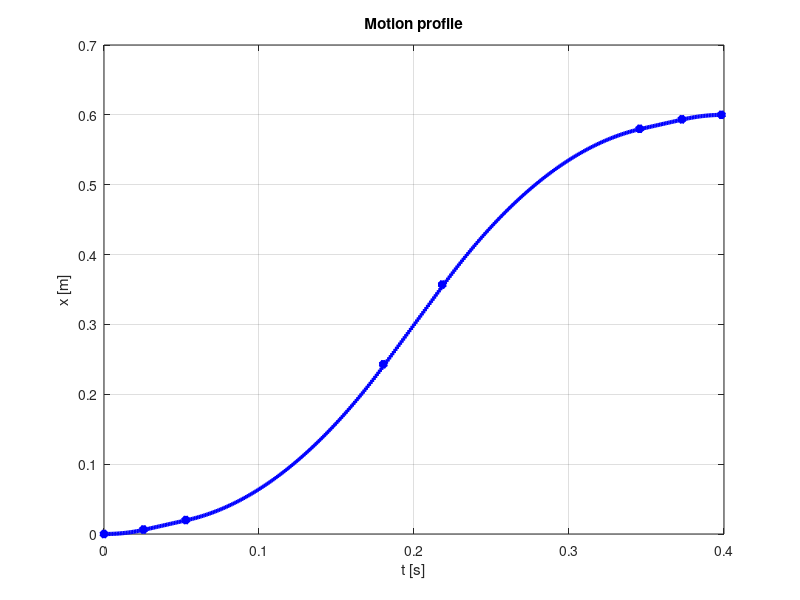
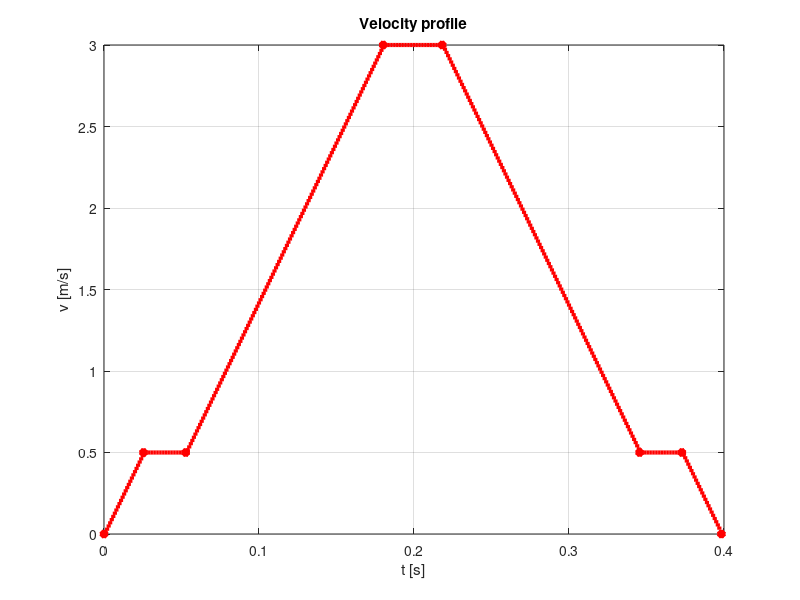
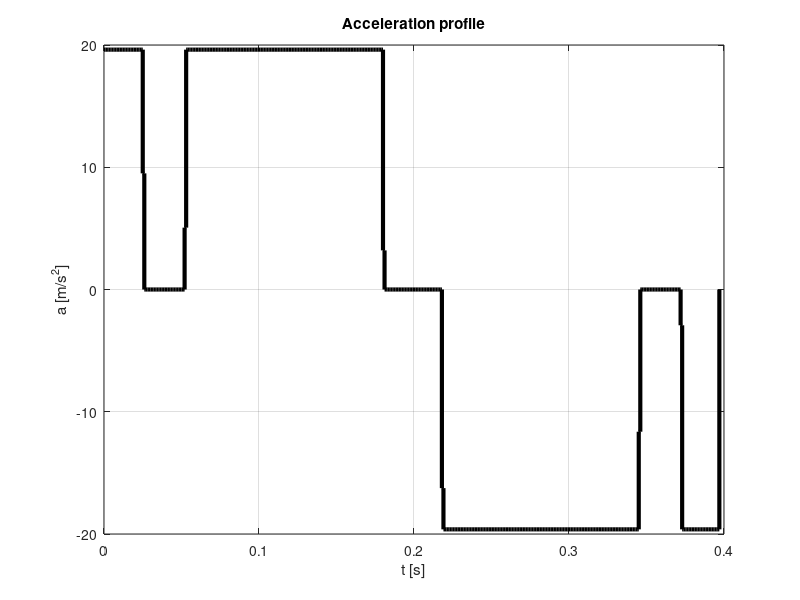

The MATLAB script that drew these images, in order:
%
%   analyze_002.m
%
%   Martin Krucinski

g       = 9.81;     % [m/s^2]       Gravity acceleration
cm      = 0.01;     % [m]           1 centimeter
mm      = 0.001;    % [m]           1 millimeter
Ts      = 1e-3;     % [s]           motion profile sample time

a_max   = 2.0*g;      % [m/s^2]       Max acceleration
v_max   = 3;        % [m/s]         Max velocity
v_coll  = 0.5;      % [m/s]         Max allowed collision velocity

% delta_1 = 0;        % [m]           Max uncertainty at location 1
% delta_2 = 0;        % [m]           Max uncertainty at location 2


delta_1 = 2*cm;     % [m]           Max uncertainty at location 1
delta_2 = 2*cm;     % [m]           Max uncertainty at location 2

x1      = 0;        % [m]       Item 1 location
x2      = 600*mm;   % [m]       Item 2 location
dx      = x2 - x1;  % [m]       Move distance

%**************************************************************************
%   Calculate table of move distances at various v_coll
%**************************************************************************

v_all       = [ 0.01 0.02 0.05 0.10 0.20 0.50 1.00 1.50 2.00];
dt_all      = v_all / a_max;
x_all       = 1/2*v_all.*dt_all;
disp('Move distances travelled vs. different max allowed collision velocities:')
res_all     = [ v_all ; x_all ]'

%**************************************************************************
%   Calculate distance moved until v_coll reached
%**************************************************************************

dx_coll     = 1/2*v_coll^2/a_max;

%**************************************************************************
%   Calculate motion profile WITHOUT uncertainty or
%   where uncertainty doesn't matter
%**************************************************************************

if delta_1 < eps || delta_1 < dx_coll,
    
    dt1     = v_max / a_max;
    dt3     = dt1;
    
    dx1     = 1/2*v_max*dt1; %*** alternate equation 1/2*a_max*dt1^2;
    
    %   Check if max velocity will be reached (trapezoidal velocity profile)
    %   or not (triangular velocity profile)
    
    if dx1 < dx/2,
        dx3     = dx1;
        dx2     = dx - (dx1 + dx3);
        dt2     = dx2 / v_max;
        v_points        = [0 v_max v_max 0];
    else % max velocity will NOT be reached
        dt1     = sqrt(dx/a_max);
        dt2     = 0;
        dt3     = dt1;
        dx1     = dx/2;
        dx2     = 0;
        dx3     = dx/2;
        v2      = dt1*a_max;
        
        v_points    = [ 0 v2 v2 0];
    end
    
    
    t_points        = cumsum([0 dt1 dt2 dt3]);
    x_points        = cumsum([0 dx1 dx2 dx3]);
    
    
    t0              = t_points(1);
    tf              = t_points(end);
    N               = round( (tf-t0)/Ts);
    t               = (0:(N-1))*Ts;
    
    v               = zeros(1,N);
    x               = zeros(1,N);
    
    for i=1:N,
        if t(i) < t_points(2),
            v(i)    = a_max*t(i);
        elseif t(i) < t_points(3),
            v(i)    = v_points(2);
        else
            v(i)    = v_points(3) - a_max*(t(i) - t_points(3));
        end
    end
    
else
    %**************************************************************************
    %   Calculate motion profile WITH uncertainty
    %**************************************************************************
    
    %     %   First, check if v_coll will be reached WITHIN uncertainty zone around
    %     %   item 1
    %
    %     dx1     = 1/2*v_coll^2/a_max;
    %
    %     if dx1 < delta_1,  % v_coll reached WITHIN uncertainty zone
    dx1     = dx_coll;
    dt1     = v_coll/a_max;
    dx2     = delta_1 - dx1;
    dt2     = dx2 / v_coll;     % time spent at safe velocity
    
    dt3     = (v_max - v_coll)/a_max; % acceleration time to max velocity
    dx3     = 1/2*(v_max + v_coll)*dt3;
    
    %   max velocity segment (if reached)
    dx4     = dx - 2 * (dx1 + dx2  + dx3);
    dt4     = dx4 / v_max;
    
    if dt4 > 0,     % max velocity HAS been reached,
        
        %   Segments 5 - 7 "mirror" images of segments 1-3 for now
        
        dt5     = dt3;
        dt6     = dt2;
        dt7     = dt1;
        dx5     = dx3;
        dx6     = dx2;
        dx7     = dx1;
        
        v_points        = [0 v_coll v_coll v_max v_max v_coll v_coll 0];
        
        t_points        = cumsum([0 dt1 dt2 dt3 dt4 dt5 dt6 dt7]);
        x_points        = cumsum([0 dx1 dx2 dx3 dx4 dx5 dx6 dx7]);
        
        
    else    % max velocity NOT reached
        
        disp('Max velocity NOT reached with uncertainty bounds')
        
        %   There will also be a case for when you need to limit velocity in
        %   the uncertainty zone BUT you don't achieve v_max in the
        %   remainder of the move
        
        %   calculate distance covered in the triangular middle velocity
        %   ramp that does not reach v_max
        
        dx_triangle     = dx - delta_1 - delta_2;
        
        a_eq            = 1/2*a_max;
        b_eq            = v_coll;
        c_eq            = - 1/2*dx_triangle;
        
        dt3_soln1       = (-b_eq + sqrt(b_eq^2 - 4*a_eq*c_eq))/2/a_eq;
        dt3_soln12      = (-b_eq - sqrt(b_eq^2 - 4*a_eq*c_eq))/2/a_eq;
        
        dt3             = dt3_soln1;
        
        dx4             = 0;
        dt4             = 0;
        
        dx3             = dx_triangle / 2;
        dx5             = dx_triangle / 2;
        dt5             = dt3;
        dx6             = dx2;
        dt6             = dt2;
        dx7             = dx1;
        dt7             = dt1;
        
        v_peak          = v_coll + a_max*dt3;
        
        v_points        = [0 v_coll v_coll v_peak v_peak v_coll v_coll 0];
        
        t_points        = cumsum([0 dt1 dt2 dt3 dt4 dt5 dt6 dt7]);
        x_points        = cumsum([0 dx1 dx2 dx3 dx4 dx5 dx6 dx7]);
    end
    
    t0              = t_points(1);
    tf              = t_points(end);
    N               = round( (tf-t0)/Ts);
    t               = (0:(N-1))*Ts;
    
    v               = zeros(1,N);
    x               = zeros(1,N);
    %     for i=1:N,
    %         if t(i) < t_points(2),
    %             v(i)    = a_max*t(i);
    %         elseif t(i) < t_points(3),
    %             v(i)    = v_coll;
    %         elseif t(i) < t_points(4),
    %             v(i)    = v_coll + (t(i) - t_points(3)) * a_max;
    %         elseif t(i) < t_points(5),
    %             v(i)    = v_max;
    %         elseif t(i) < t_points(6),
    %             v(i)    = v_max - (t(i) - t_points(5))*a_max;
    %         elseif t(i) < t_points(7),
    %             v(i)    = v_coll;
    %         else
    %             v(i)    = v_coll - a_max*(t(i) - t_points(7));
    %         end
    %     end
    
    for i=1:N,
        if t(i) < t_points(2),
            v(i)    = a_max*t(i);
        elseif t(i) < t_points(3),
            v(i)    = v_points(2);
        elseif t(i) < t_points(4),
            v(i)    = v_points(3) + (t(i) - t_points(3)) * a_max;
        elseif t(i) < t_points(5),
            v(i)    = v_points(4);
        elseif t(i) < t_points(6),
            v(i)    = v_points(5) - (t(i) - t_points(5))*a_max;
        elseif t(i) < t_points(7),
            v(i)    = v_points(6);
        else
            v(i)    = v_points(6) - a_max*(t(i) - t_points(7));
        end
    end
    
end     %   Calculate motion profile WITH uncertainty

x           = x1 + [0 cumsum(Ts*v(1:(end-1)))];
a           = [diff(v)/Ts 0];

f1= figure;
set(f1, 'DefaultLineLineWidth',3);
plot(t_points, x_points, 'b*');
hold on
p12=stairs(t,x,'b');
set(p12,'LineWidth',3);
grid on
xlabel('t [s]');
ylabel('x [m]');
title('Motion profile')

f2= figure;
set(f2, 'DefaultLineLineWidth',3);
plot(t_points, v_points, 'r*');
hold on
p22=stairs(t,v,'r');
set(p22,'LineWidth',3);
grid on
xlabel('t [s]');
ylabel('v [m/s]');
title('Velocity profile')

f3= figure;
set(f3, 'DefaultLineLineWidth',3);
p22=stairs(t,a,'k');
set(p22,'LineWidth',3);
grid on
xlabel('t [s]');
ylabel('a [m/s^2]');
title('Acceleration profile')

disp('Motion analysis results:')
disp([ 'Move time = ' num2str(tf) ' [s]'])

